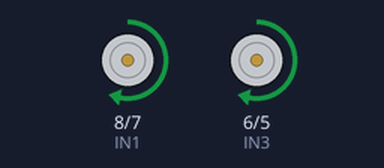
Recording of a sketch running on a simulated Arduino Uno, built with avr-gcc and run on an emulated ATmega328P. Shown: motor-driver pin pairs drawn as motors (green arrow = first pin HIGH = forward, orange = second pin HIGH = backward, longer = more drive, scaled by the enable pin).

Above: at 1.0 s.
At 3.0 s:
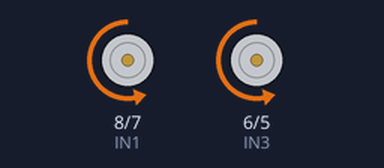
At 5.0 s:
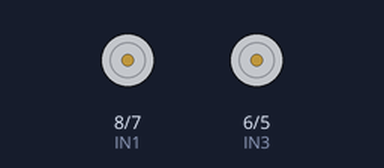
Timing chart, 0 to 7.8 s (numbered marks = the images above):
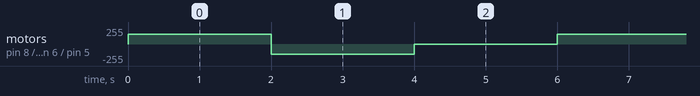

Measured:
- by itself, motor on pin 8 (IN1) / pin 7 (IN2), motor on pin 6 (IN3) / pin 5 (IN4): repeats every 6.0 s: backward 150/255 2.0 s, stopped 2.0 s, forward 150/255 2.0 s

The sketch:

TESTING_MOTORS.ino
```cpp
// Define motor control pins for L298N Motor Driver
#define ENA 9  // Enable pin for Motor A (PWM speed control)
#define IN1 8  // Input 1 for Motor A (Direction control)
#define IN2 7  // Input 2 for Motor A (Direction control)
#define ENB 10 // Enable pin for Motor B (PWM speed control)
#define IN3 6  // Input 3 for Motor B (Direction control)
#define IN4 5  // Input 4 for Motor B (Direction control)

void setup() {
    // Set all motor driver control pins as outputs
    pinMode(ENA, OUTPUT);
    pinMode(IN1, OUTPUT);
    pinMode(IN2, OUTPUT);
    pinMode(ENB, OUTPUT);
    pinMode(IN3, OUTPUT);
    pinMode(IN4, OUTPUT);
}

void loop() {
    // Move Forward - Both motors rotate in the same direction
    digitalWrite(IN1, HIGH); // Motor A: IN1 HIGH, IN2 LOW -> Forward
    digitalWrite(IN2, LOW);
    digitalWrite(IN3, HIGH); // Motor B: IN3 HIGH, IN4 LOW -> Forward
    digitalWrite(IN4, LOW);
    analogWrite(ENA, 150); // Set Motor A speed (PWM: 0-255)
    analogWrite(ENB, 150); // Set Motor B speed (PWM: 0-255)
    delay(2000); // Move forward for 2 seconds

    // Move Backward - Both motors rotate in the opposite direction
    digitalWrite(IN1, LOW); // Motor A: IN1 LOW, IN2 HIGH -> Backward
    digitalWrite(IN2, HIGH);
    digitalWrite(IN3, LOW); // Motor B: IN3 LOW, IN4 HIGH -> Backward
    digitalWrite(IN4, HIGH);
    analogWrite(ENA, 150); // Set Motor A speed (PWM: 0-255)
    analogWrite(ENB, 150); // Set Motor B speed (PWM: 0-255)
    delay(2000); // Move backward for 2 seconds

    // Stop - Both motors stop
    digitalWrite(IN1, LOW); // Motor A: IN1 LOW, IN2 LOW -> Stop
    digitalWrite(IN2, LOW);
    digitalWrite(IN3, LOW); // Motor B: IN3 LOW, IN4 LOW -> Stop
    digitalWrite(IN4, LOW);
    delay(2000); // Stay stopped for 2 seconds
}
```
